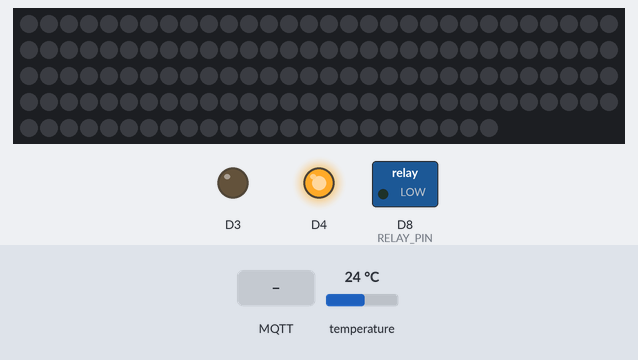
Bench run of a sketch on a simulated ESP8266 (NodeMCU). On the bench: 144 RGB LEDs in strip order, left to right, continuing on the next row, switched loads named in the sketch (green lamp = pin HIGH), output pins drawn as LEDs (lit = HIGH). The test bench sets the inputs (shaded band); at power-on: temperature 24 °C. WiFi joins after 1.5 s; servers stay silent unless stated; random numbers use the default seed unless the sketch sets one; no MQTT or app messages arrive unless stated; what the sketch prints to the serial monitor is not drawn.

Above: at 2.7 s.
2.8 s: MQTT message "1" arrives on the second subscribed topic
At 4.5 s:
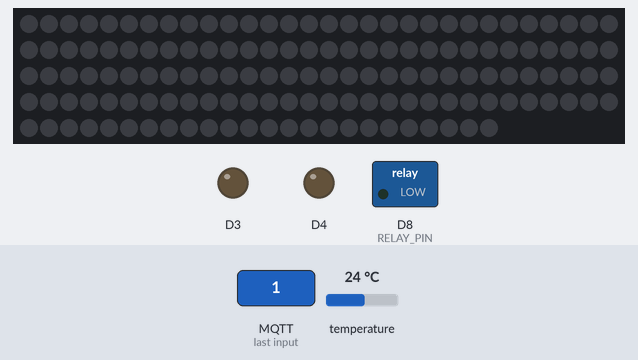
4.8 s: MQTT message "5" arrives on the first subscribed topic
At 6.0 s:
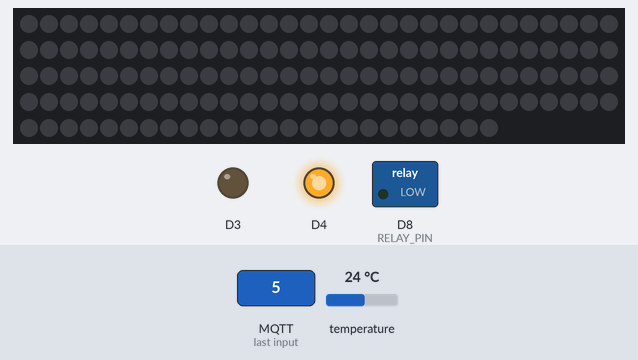
6.8 s: MQTT message "1" arrives on the first subscribed topic
At 8.5 s:
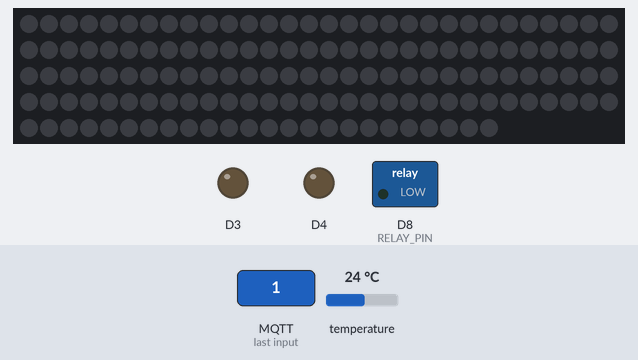
8.8 s: MQTT message "0" arrives on the first subscribed topic
At 10.4 s:
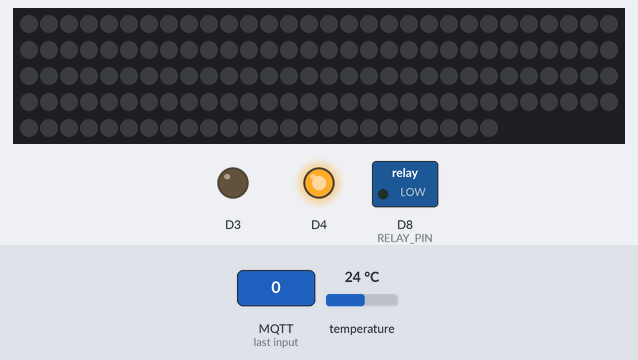
Timing chart, 0 to 11.8 s (numbered marks = the images above; inputs shaded):
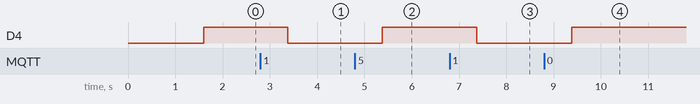

Measured:
- after the input at 2.8 s, D4: HIGH → LOW after 0.58 s
- after the input at 4.8 s, D4: LOW → HIGH after 0.58 s
- after the input at 6.8 s, D4: HIGH → LOW after 0.58 s
- after the input at 8.8 s, D4: LOW → HIGH after 0.58 s

The sketch:

Firmware.ino
```cpp
#include <ESP8266WiFi.h>
#include <PubSubClient.h>
#include "SoftwareStack.h"
#include "notificationLEDS.h"
#include "RelayController.h"
#include "ds18b20Lib.h"
#include "LEDStrip.h"

// Update these with values suitable for your network.

const char *ssid = "WiFiName";
const char *password = "WiFiPassword";
const char *mqtt_server = "broker.hivemq.com";

String topicTempV = "";
String topicRelay = "";
String topicLEDStrip = "";

WiFiClient espClient;
PubSubClient client(espClient);
unsigned long lastMsg = 0;
#define MSG_BUFFER_SIZE (50)
char msg[MSG_BUFFER_SIZE];
SoftwareStack ss;

String getMacAddress()
{
    String macAddressV = String(WiFi.macAddress());

    macAddressV = String(macAddressV[0]) + String(macAddressV[1]) + String(macAddressV[3]) + String(macAddressV[4]) +
                  String(macAddressV[6]) + String(macAddressV[7]) + String(macAddressV[9]) + String(macAddressV[10]) +
                  String(macAddressV[12]) + String(macAddressV[13]) + String(macAddressV[15]) + String(macAddressV[16]);
    //Serial.print("This Device MAC Address: ");
    //Serial.println(macAddressV);
    return macAddressV;
}

void setup_wifi()
{

    delay(10);
    // We start by connecting to a WiFi network
    Serial.println();
    Serial.print("Connecting to ");
    Serial.println(ssid);

    WiFi.mode(WIFI_STA);
    WiFi.begin(ssid, password);

    while (WiFi.status() != WL_CONNECTED)
    {
        delay(500);
        Serial.print(".");
    }

    randomSeed(micros());

    Serial.println("");
    Serial.println("WiFi connected");
    Serial.println("IP address: ");
    Serial.println(WiFi.localIP());
}

void callback(char *topic, byte *payload, unsigned int length)
{
    Serial.print("Message arrived [");
    Serial.print(topic);
    Serial.print("] ");
    String payloadV = "";
    for (int i = 0; i < length; i++)
    {
        Serial.print((char)payload[i]);
        payloadV = payloadV + String((char)payload[i]);
    }
    Serial.println();
    if (String(topic) == topicLEDStrip)
    {
        String rC = ss.StringSeparator(payloadV, ',', 0);
        String gC = ss.StringSeparator(payloadV, ',', 1);
        String bC = ss.StringSeparator(payloadV, ',', 2);
        String brightnessC = ss.StringSeparator(payloadV, ',', 3);
        ledColor(rC.toInt(), gC.toInt(), bC.toInt(), brightnessC.toInt());
    }
    if (String(topic) == topicRelay)
    {
        if (payloadV == String("on"))
        {
            relayState(1);
        }
        if (payloadV == String("off"))
        {
            relayState(0);
        }
    }
    // Switch on the LED if an 1 was received as first character
    if ((char)payload[0] == '1')
    {
        digitalWrite(BUILTIN_LED, LOW); // Turn the LED on (Note that LOW is the voltage level
                                        // but actually the LED is on; this is because
                                        // it is active low on the ESP-01)
    }
    else
    {
        digitalWrite(BUILTIN_LED, HIGH); // Turn the LED off by making the voltage HIGH
    }
}

void mqttPublish(String path, String msg)
{
    //String path = String("channels/") + channelId + String("/publish/") + apiKey;
    client.publish(path.c_str(), msg.c_str());
}

void reconnect()
{
    // Loop until we're reconnected
    while (!client.connected())
    {
        Serial.print("Attempting MQTT connection...");
        // Create a random client ID
        String clientId = "ESP8266Client-";
        clientId += String(random(0xffff), HEX);
        // Attempt to connect
        if (client.connect(clientId.c_str()))
        {
            Serial.println("connected");
            NotifyWiFiConnected(true);
            // Once connected, publish an announcement...
            //client.publish("outTopic", "hello world");
            // ... and resubscribe
            //client.subscribe("inTopic");
            client.subscribe(topicRelay.c_str());
            client.subscribe(topicLEDStrip.c_str());
        }
        else
        {
            Serial.print("failed, rc=");
            NotifyWiFiConnected(false);
            Serial.print(client.state());
            Serial.println(" try again in 5 seconds");
            // Wait 5 seconds before retrying
            delay(5000);
        }
    }
}

void setup()
{
    pinMode(BUILTIN_LED, OUTPUT); // Initialize the BUILTIN_LED pin as an output
    setupRelay();
    setupDS18B20();
    setupNotificationLEDs();
    setupLEDStrip();

    Serial.begin(115200);
    topicTempV = String("SmartWaxMelter") + getMacAddress() + String("temperature");
    topicRelay = String("SmartWaxMelter") + getMacAddress() + String("relay");
    topicLEDStrip = String("SmartWaxMelter") + getMacAddress() + String("ledStrip");
    Serial.print("Mac Address: ");
    Serial.println(getMacAddress());
    setup_wifi();

    client.setServer(mqtt_server, 1883);
    client.setCallback(callback);
}

void loop()
{

    if (!client.connected())
    {
        reconnect();
    }
    client.loop();

    unsigned long now = millis();
    if (now - lastMsg > 1000)
    {
        lastMsg = now;
        mqttPublish(topicTempV, String(getTemperature()));
    }
}
```

LEDStrip.h
```cpp
#define FASTLED_ESP8266_RAW_PIN_ORDER
#include "FastLED.h"
#define NUM_LEDS1 144
#define LED_TYPE WS2812
#define COLOR_ORDER GRB
CRGB leds1[NUM_LEDS1];
#define PIN1 D5
int data = 255;
int r, g, b;
void setupLEDStrip()
{

    FastLED.addLeds<LED_TYPE, PIN1, COLOR_ORDER>(leds1, NUM_LEDS1).setCorrection(TypicalLEDStrip);
}

void ledColor(int r, int g, int b, int brightness)
{
    FastLED.setBrightness(brightness);
    for (int i = 0; i < NUM_LEDS1; i++)
    {
        leds1[i] = CRGB(r, g, b);
    }
    FastLED.show();
}
```

RelayController.h
```cpp
#define RELAY_PIN D8

void setupRelay()
{

    pinMode(RELAY_PIN, OUTPUT);
}

void relayState(uint8_t s)
{
    NotifyElementPowerStatus(s);
    digitalWrite(RELAY_PIN, s);
}
```

SoftwareStack.h
```cpp
//Software Stack

class SoftwareStack
{
public:
#define DebugPrint(x) Serial.println(x)

  String StringSeparator(String data, char separator, int index);
  char *StrToCharArray(String data);

private:
  //  String configs="";
  char buf[100];
};

char *SoftwareStack::StrToCharArray(String data)
{
  data.toCharArray(this->buf, data.length() + 1);
  return this->buf;
}

String SoftwareStack::StringSeparator(String data, char separator, int index)
{

  int found = 0;
  int strIndex[] = {0, -1};
  int maxIndex = data.length() - 1;

  for (int i = 0; i <= maxIndex && found <= index; i++)
  {
    if (data.charAt(i) == separator || i == maxIndex)
    {
      found++;
      strIndex[0] = strIndex[1] + 1;
      strIndex[1] = (i == maxIndex) ? i + 1 : i;
    }
  }

  return found > index ? data.substring(strIndex[0], strIndex[1]) : "";
}
```

ds18b20Lib.h
```cpp
#include <OneWire.h>
#include <DallasTemperature.h>

// Data wire is plugged into pin 2 on the Arduino
#define ONE_WIRE_BUS D2

// Setup a oneWire instance to communicate with any OneWire devices
// (not just Maxim/Dallas temperature ICs)
OneWire oneWire(ONE_WIRE_BUS);

// Pass our oneWire reference to Dallas Temperature.
DallasTemperature sensors(&oneWire);

void setupDS18B20(void)
{
    // start serial port
    Serial.begin(9600);
    Serial.println("Dallas Temperature IC Control Library Demo");

    // Start up the library
    sensors.begin();
}

float getTemperature(void)
{
    // call sensors.requestTemperatures() to issue a global temperature
    // request to all devices on the bus
    // Serial.print(" Requesting temperatures...");
    sensors.requestTemperatures(); // Send the command to get temperatures
                                   // Serial.println("DONE");

    //Serial.print("Temperature for Device 1 is: ");
    //Serial.print(sensors.getTempCByIndex(0)); // Why "byIndex"?
    return (float)sensors.getTempCByIndex(0);
    // You can have more than one IC on the same bus.
    // 0 refers to the first IC on the wire
}
```

notificationLEDS.h
```cpp
void setupNotificationLEDs()
{
    pinMode(D4, OUTPUT);
    pinMode(D3, OUTPUT);
}

void NotifyWiFiConnected(bool v)
{
    if (v == false)
    {
        digitalWrite(D4, LOW);
    }
    else
    {
        digitalWrite(D4, HIGH);
    }
}

void NotifyElementPowerStatus(bool v)
{
    if (v == false)
    {
        digitalWrite(D3, LOW);
    }
    else
    {
        digitalWrite(D3, HIGH);
    }
}
```
